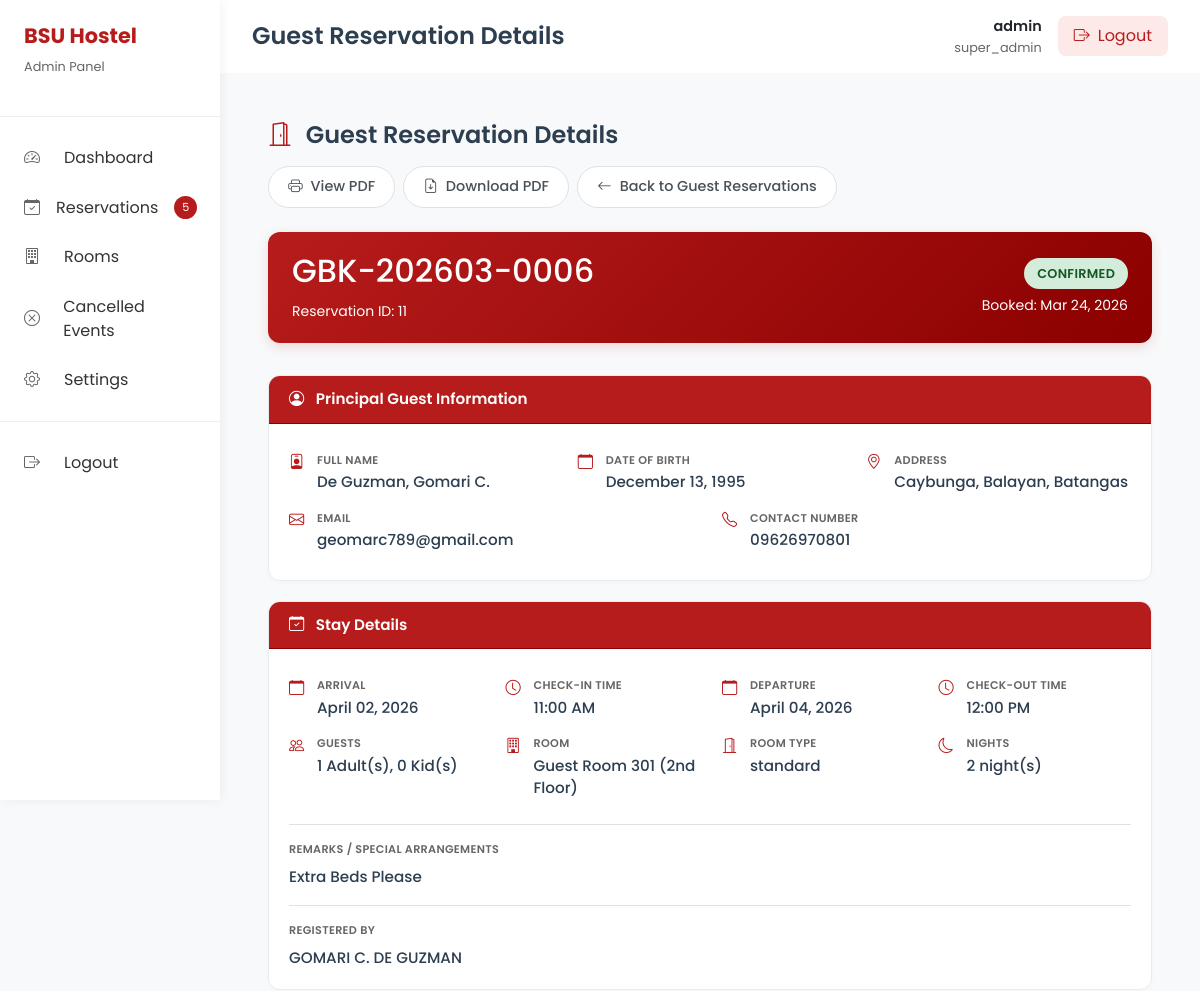
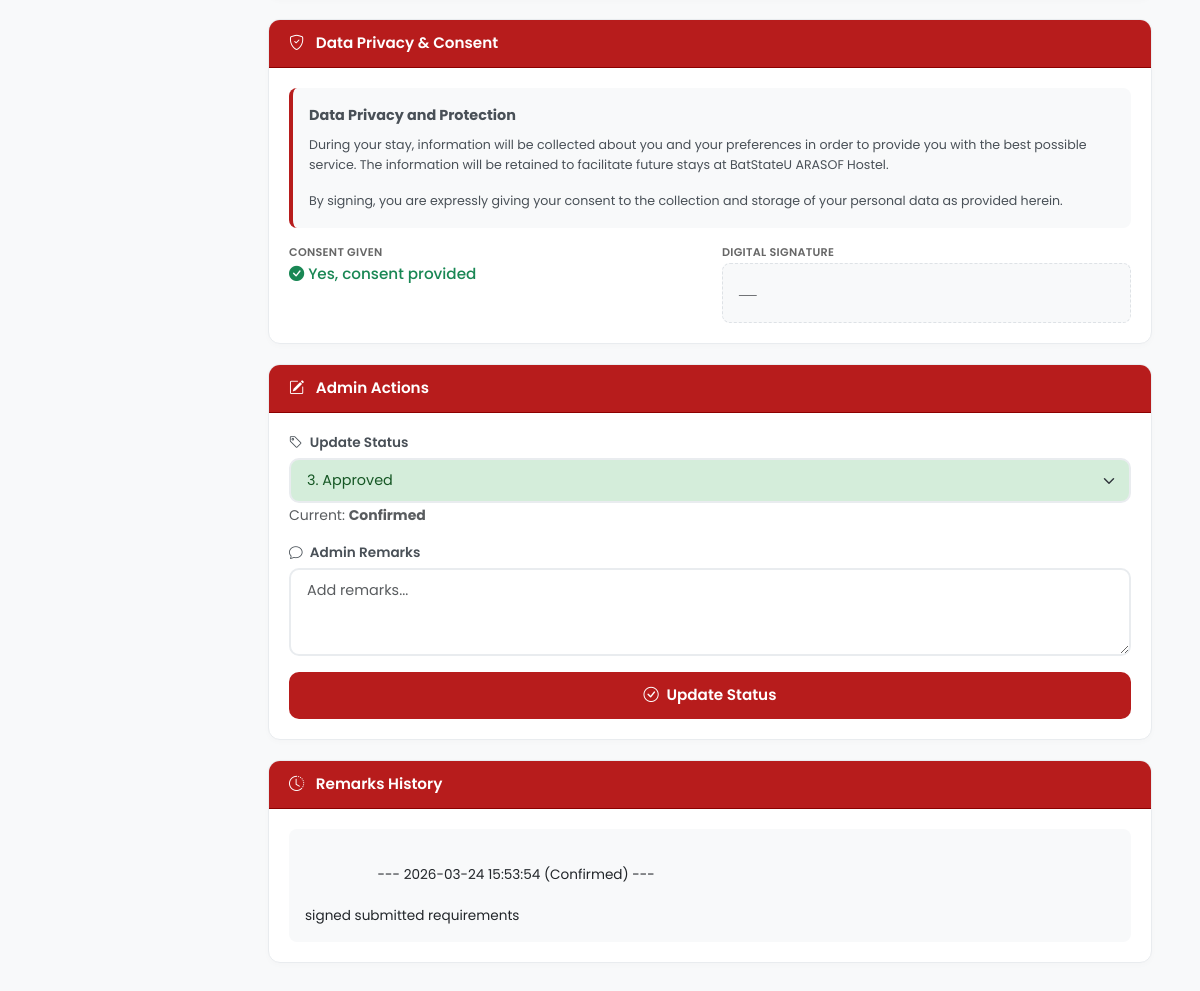
Screenshot of /admin/guest_reservation_details.php?id=11 (signed in) with the database file from the repository (2 pictures, top to bottom).
### tables this page shows
CREATE TABLE `guest_room_reservations` (
  `id` int(11) NOT NULL,
  `booking_no` varchar(50) NOT NULL,
  `user_id` int(11) DEFAULT NULL,
  `guest_name` varchar(255) NOT NULL,
  `guest_email` varchar(255) NOT NULL,
  `guest_contact` varchar(50) NOT NULL,
  `guest_address` text DEFAULT NULL,
  `guest_dob` date DEFAULT NULL,
  `guest_id_type` varchar(50) DEFAULT NULL,
  `guest_id_number` varchar(100) DEFAULT NULL,
  `purpose_of_stay` varchar(255) DEFAULT NULL,
  `check_in_date` date NOT NULL,
  `check_out_date` date NOT NULL,
  `check_in_time` time NOT NULL,
  `check_out_time` time NOT NULL,
  `number_of_nights` int(11) GENERATED ALWAYS AS (to_days(`check_out_date`) - to_days(`check_in_date`)) STORED,
  `adults_count` int(11) NOT NULL DEFAULT 1,
  `children_count` int(11) NOT NULL DEFAULT 0,
  `total_guests` int(11) NOT NULL,
  `guest_room_id` int(11) NOT NULL,
  `extra_bed_requested` tinyint(1) NOT NULL DEFAULT 0,
  `extra_beds_count` int(11) NOT NULL DEFAULT 0,
  `room_price_per_night` decimal(10,2) NOT NULL,
  `extra_bed_price_per_night` decimal(10,2) DEFAULT 0.00,
  `subtotal` decimal(10,2) NOT NULL,
  `discount_amount` decimal(10,2) DEFAULT 0.00,
  `total_amount` decimal(10,2) NOT NULL,
  `other_guests` longtext DEFAULT NULL CHECK (json_valid(`other_guests`)),
  `status` enum('pending','pencil_booked','confirmed','checked_in','checked_out','cancelled','no_show') NOT NULL DEFAULT 'pending',
  `payment_status` enum('unpaid','partial','paid','refunded') NOT NULL DEFAULT 'unpaid',
  `payment_method` varchar(50) DEFAULT NULL,
  `payment_date` datetime DEFAULT NULL,
  `amount_paid` decimal(10,2) DEFAULT 0.00,
  `special_requests` text DEFAULT NULL,
  `admin_remarks` text DEFAULT NULL,
  `terms_accepted` tinyint(1) NOT NULL DEFAULT 0,
  `terms_accepted_by` varchar(255) DEFAULT NULL,
  `terms_accepted_at` datetime DEFAULT NULL,
  `digital_signature` text DEFAULT NULL,
  `data_privacy_consent` tinyint(1) NOT NULL DEFAULT 0,
  `created_by` int(11) DEFAULT NULL,
  `created_at` timestamp NOT NULL DEFAULT current_timestamp(),
  `updated_at` timestamp NOT NULL DEFAULT current_timestamp() ON UPDATE current_timestamp(),
  `deleted` tinyint(1) NOT NULL DEFAULT 0
);

CREATE TABLE `guest_rooms` (
  `id` int(11) NOT NULL,
  `room_number` varchar(20) NOT NULL,
  `room_name` varchar(100) NOT NULL,
  `room_type` enum('standard','deluxe','family','dormitory') NOT NULL DEFAULT 'standard',
  `capacity_adults` int(11) NOT NULL DEFAULT 2,
  `capacity_children` int(11) NOT NULL DEFAULT 0,
  `max_guests` int(11) NOT NULL DEFAULT 2,
  `bed_configuration` varchar(100) DEFAULT NULL,
  `floor` varchar(20) DEFAULT NULL,
  `price_per_night` decimal(10,2) NOT NULL,
  `extra_bed_available` tinyint(1) NOT NULL DEFAULT 0,
  `extra_bed_price` decimal(10,2) DEFAULT 500.00,
  `description` text DEFAULT NULL,
  `amenities` text DEFAULT NULL,
  `is_active` tinyint(1) NOT NULL DEFAULT 1,
  `sort_order` int(11) DEFAULT 0,
  `created_at` timestamp NOT NULL DEFAULT current_timestamp(),
  `updated_at` timestamp NOT NULL DEFAULT current_timestamp() ON UPDATE current_timestamp()
);

### admin/guest_reservation_details.php (the view, shortened to what the rows shown need)
<?php
require_once __DIR__ . '/inc/auth.php';
$id = (int)($_GET['id'] ?? 0);
$query = "SELECT
              gr.*,
              g.room_name,
              g.floor,
              g.room_type,
              g.max_guests AS capacity,
              gr.check_in_date AS arrival_date,
              gr.check_out_date AS departure_date,
              gr.total_amount AS total_price
          FROM guest_room_reservations gr
          LEFT JOIN guest_rooms g ON gr.guest_room_id = g.id
          WHERE gr.id = ? AND gr.deleted = 0";
$stmt = $conn->prepare($query);
$stmt->bind_param("i", $id);
$stmt->execute();
$result = $stmt->get_result();
$reservation = $result->fetch_assoc();
$status_norm = ($reservation['status'] === '' || $reservation['status'] === null) ? 'pending' : $reservation['status'];
require_once __DIR__ . '/inc/header.php';
function getStatusBadgeClass($status) {
    switch (strtolower($status)) {
        case 'confirmed': return 'status-approved';
    }
}
$total_nights = (strtotime($reservation['departure_date']) - strtotime($reservation['arrival_date'])) / (60 * 60 * 24);
?>
<div class="content-area">
    <div class="page-header">
        <h1 class="page-title">
            <i class="bi bi-door-open me-2" style="color: var(--bsu-red);"></i>
            Guest Reservation Details
        </h1>
    </div>
    <div class="details-header">
        <div class="d-flex justify-content-between align-items-center flex-wrap">
            <div>
                <h2><?= htmlspecialchars($reservation['booking_no']) ?></h2>
                <small>Reservation ID: <?= (int)$reservation['id'] ?></small>
            </div>
            <div class="text-end">
                <span class="status-badge <?= getStatusBadgeClass($status_norm) ?>">
                    <?= htmlspecialchars(strtoupper($status_norm)) ?>
                </span>
                <div class="mt-1">
                    <small>Booked: <?= date("M d, Y", strtotime($reservation['created_at'])) ?></small>
                </div>
            </div>
        </div>
    </div>
    <div class="detail-card">
        <div class="card-body">
            <div class="row">
                <div class="col-md-4">
                    <div class="detail-row">
                        <div class="detail-content">
                            <div class="detail-label">Full Name</div>
                            <div class="detail-value">
                                <?= htmlspecialchars($reservation['guest_name']) ?>
                            </div>
                        </div>
                    </div>
                </div>
                <div class="col-md-4">
                    <div class="detail-row">
                        <div class="detail-content">
                            <div class="detail-label">Date of Birth</div>
                            <div class="detail-value">
                                <?php
                                    $dob = $reservation['guest_dob'] ?? '';
                                    echo $dob ? date('F d, Y', strtotime($dob)) : '—';
                                ?>
                            </div>
                        </div>
                    </div>
                </div>
                <div class="col-md-4">
                    <div class="detail-row">
                        <div class="detail-content">
                            <div class="detail-label">Address</div>
                            <div class="detail-value">
                                <?php
                                    $addr = $reservation['guest_address'] ?? '';
                                    echo htmlspecialchars($addr ?: '—');
                                ?>
                            </div>
                        </div>
                    </div>
                </div>
                <div class="col-md-6">
                    <div class="detail-row">
                        <div class="detail-content">
                            <div class="detail-label">Email</div>
                            <div class="detail-value"><?= htmlspecialchars($reservation['guest_email'] ?? '') ?></div>
                        </div>
                    </div>
                </div>
                <div class="col-md-6">
                    <div class="detail-row">
                        <div class="detail-content">
                            <div class="detail-label">Contact Number</div>
                            <div class="detail-value"><?= htmlspecialchars($reservation['guest_contact'] ?? '') ?></div>
                        </div>
                    </div>
                </div>
            </div>
        </div>
    </div>
    <div class="detail-card">
        <div class="card-body">
            <div class="row">
                <div class="col-md-3">
                    <div class="detail-row">
                        <div class="detail-content">
                            <div class="detail-label">Arrival</div>
                            <div class="detail-value"><?= date('F d, Y', strtotime($reservation['arrival_date'])) ?></div>
                        </div>
                    </div>
                </div>
                <div class="col-md-3">
                    <div class="detail-row">
                        <div class="detail-content">
                            <div class="detail-label">Check-in Time</div>
                            <div class="detail-value"><?= date('h:i A', strtotime($reservation['check_in_time'])) ?></div>
                        </div>
                    </div>
                </div>
                <div class="col-md-3">
                    <div class="detail-row">
                        <div class="detail-content">
                            <div class="detail-label">Departure</div>
                            <div class="detail-value"><?= date('F d, Y', strtotime($reservation['departure_date'])) ?></div>
                        </div>
                    </div>
                </div>
                <div class="col-md-3">
                    <div class="detail-row">
                        <div class="detail-content">
                            <div class="detail-label">Check-out Time</div>
                            <div class="detail-value"><?= date('h:i A', strtotime($reservation['check_out_time'])) ?></div>
                        </div>
                    </div>
                </div>
                <div class="col-md-3">
                    <div class="detail-row">
                        <div class="detail-content">
                            <div class="detail-label">Guests</div>
                            <div class="detail-value">
                                <?= (int)$reservation['adults_count'] ?> Adult(s), <?= (int)$reservation['children_count'] ?> Kid(s)
                            </div>
                        </div>
                    </div>
                </div>
                <div class="col-md-3">
                    <div class="detail-row">
                        <div class="detail-content">
                            <div class="detail-label">Room</div>
                            <div class="detail-value">
                                <?= htmlspecialchars($reservation['room_name']) ?> (<?= htmlspecialchars($reservation['floor']) ?>)
                            </div>
                        </div>
                    </div>
                </div>
                <div class="col-md-3">
                    <div class="detail-row">
                        <div class="detail-content">
                            <div class="detail-label">Room Type</div>
                            <div class="detail-value"><?= htmlspecialchars($reservation['room_type']) ?></div>
                        </div>
                    </div>
                </div>
                <div class="col-md-3">
                    <div class="detail-row">
                        <div class="detail-content">
                            <div class="detail-label">Nights</div>
                            <div class="detail-value"><?= $total_nights ?> night(s)</div>
                        </div>
                    </div>
                </div>
            </div>
            <?php
                $displayRemarks = $reservation['special_requests'] ?? '';
            ?>
            <?php if (!empty($displayRemarks)): ?>
            <div class="mt-3 pt-3 border-top">
                <div class="detail-label mb-2">Remarks / Special Arrangements</div>
                <div class="detail-value"><?= nl2br(htmlspecialchars($displayRemarks)) ?></div>
            </div>
            <?php endif; ?>
            <div class="mt-3 pt-3 border-top">
                <div class="detail-label mb-2">Registered By</div>
                <div class="detail-value">
                    <?php
                        $registeredBy = $reservation['terms_accepted_by'] ?? '';
                        echo htmlspecialchars($registeredBy ?: '—');
                    ?>
                </div>
            </div>
        </div>
    </div>
    <div class="detail-card">
        <div class="card-body">
            <form method="POST">
                <div class="form-group">
                    <label><i class="bi bi-tag me-1"></i> Update Status</label>
                    <select class="form-select status-select" name="status" id="guest-status-select">
                        <option value="confirmed" <?= $status_norm === 'confirmed' ? 'selected' : '' ?>>3. Approved</option>
                    </select>
                    <small class="text-muted">Current: <strong><?= htmlspecialchars(ucfirst(str_replace('_',' ',$status_norm))) ?></strong></small>
                </div>
            </form>
        </div>
    </div>
    <div class="detail-card">
        <div class="card-body">
            <?php if (!empty($reservation['admin_remarks'])): ?>
                <div class="remarks-history">
                    <?= nl2br(htmlspecialchars(trim($reservation['admin_remarks']))) ?>
                </div>
            <?php else: ?>
                <p class="text-muted mb-0">No remarks have been added yet.</p>
            <?php endif; ?>
        </div>
    </div>
</div>
<?php require_once __DIR__ . '/inc/footer.php'; ?>

### admin/inc/header.php (shortened to what the rows shown need)
<?php
require_once __DIR__ . '/auth.php';
$admin = getAdminInfo($conn);
?>
<!DOCTYPE html>
<html lang="en">
<head>
    <link href="https://cdn.jsdelivr.net/npm/bootstrap@5.3.0/dist/css/bootstrap.min.css" rel="stylesheet">
    <link href="https://cdn.jsdelivr.net/npm/bootstrap-icons@1.11.1/font/bootstrap-icons.css" rel="stylesheet">
</head>
<body>
    <div class="admin-wrapper">
        <div class="sidebar" id="sidebar">
            <div class="sidebar-header">
                <div>
                    <h2>BSU Hostel</h2>
                </div>
            </div>
        </div>
        <div class="main-content">
            <div class="top-bar">
                <div class="user-menu">
                    <div class="user-info">
                        <div class="user-name">
                            <a href="settings.php" class="text-decoration-none text-dark"><?= htmlspecialchars($admin['username'] ?? 'Admin') ?></a>
                        </div>
                        <div class="user-role"><?= htmlspecialchars($admin['role'] ?? 'Administrator') ?></div>
                    </div>
                </div>
            </div>
            <div class="content-area">

### rows the page displays
guest_room_reservations: booking_no "GBK-202603-0006", id "11", status "CONFIRMED", created_at "Mar 24, 2026", guest_name "De Guzman, Gomari C.", guest_dob "December 13, 1995", guest_address "Caybunga, Balayan, Batangas", guest_email "geomarc789@gmail.com", guest_contact "09626970801", check_in_date "April 02, 2026", check_in_time "11:00 AM", check_out_date "April 04, 2026", check_out_time "12:00 PM", adults_count "1", children_count "0", guest_room.room_name "Guest Room 301", guest_room.floor "2nd Floor", guest_room.room_type "standard", total_nights "2", special_requests "Extra Beds Please", terms_accepted_by "GOMARI C. DE GUZMAN", status "3. Approved", status "Confirmed", admin_remarks "--- 2026-03-24 15:53:54 (Confirmed) --- signed submitted requirements"

### other values shown
$pending_count "5"
$pageTitle "Guest Reservation Details"
$admin['username'] "admin"
$admin['role'] "super_admin"
